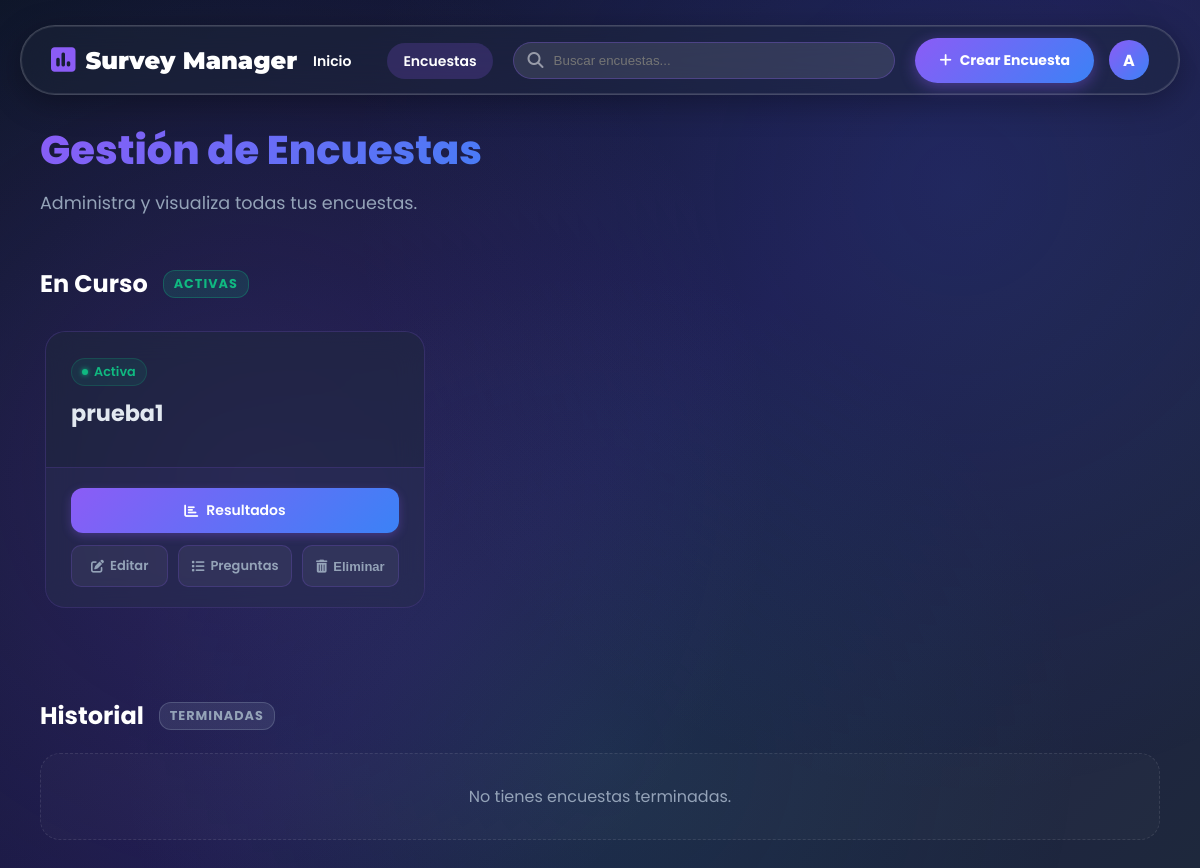
The page /lista_encuestas/ (signed in) on the database as committed earlier.
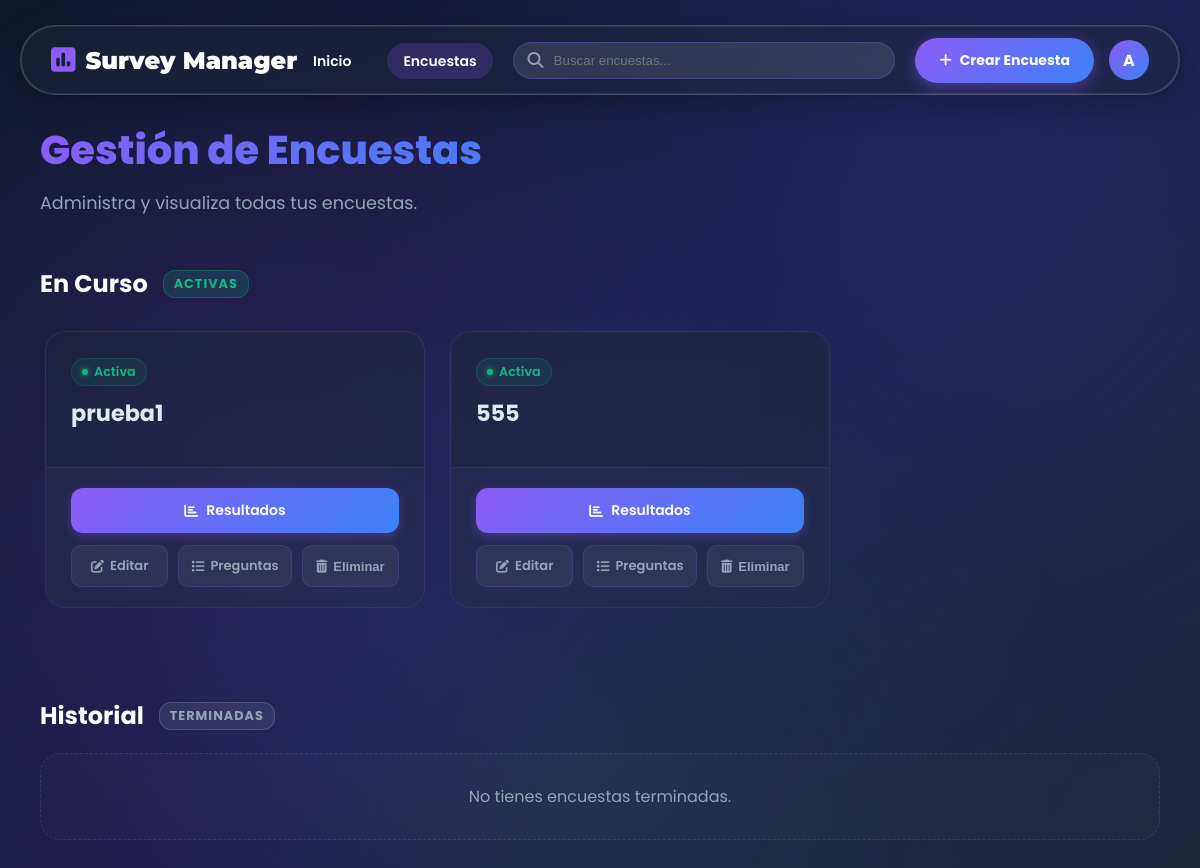
The same page on the database as committed later.
### core/models.py (models this page shows, shortened)
class Encuesta(models.Model):
    ESTADO = (
        ('ACTIVA', 'Activa'),
        ('TERMINADA', 'Terminada'),
        ('PROGRAMADA', 'Programada'), # Nuevo estado para encuestas futuras
    )
    estado = models.CharField(max_length=10, choices=ESTADO, default='ACTIVA')
    titulo = models.CharField(max_length=200)
    fecha_creacion = models.DateTimeField(default=timezone.now)
    fecha_inicio = models.DateTimeField(null=True, blank=True, help_text="Fecha y hora para activar la encuesta automáticamente.")
    fecha_fin = models.DateTimeField(null=True, blank=True, help_text="Fecha y hora para terminar la encuesta automáticamente.")
    descripcion = models.TextField(blank=True)

### core/views.py (the view)
# urls.py: path('lista_encuestas/', views.lista_encuestas, name='lista_encuestas'), # Muestra la lista de encuestas
@login_required
def lista_encuestas(request):
    encuestas = Encuesta.objects.filter(estado='ACTIVA')
    encuestas_terminadas = Encuesta.objects.filter(estado='TERMINADA')
    return render(request, 'listar/lista_encuestas.html', {
        'encuestas': encuestas,
        'encuestas_terminadas': encuestas_terminadas
    })

### core/templates/listar/lista_encuestas.html (shortened to what the changed rows need)
<!DOCTYPE html>
<html lang="es">
<head>
    {% load static %}
    <link rel="stylesheet" href="https://cdnjs.cloudflare.com/ajax/libs/font-awesome/6.4.0/css/all.min.css">
</head>
<body>
    <main class="main-content">
        <div class="page-header">
            <h1 class="page-title">Gestión de Encuestas</h1>
        </div>
        {% if not encuestas and not encuestas_terminadas %}
            <div class="empty-state">
                <div class="empty-icon"><i class="fas fa-clipboard-list"></i></div>
                <h3 class="empty-title">No hay encuestas disponibles</h3>
                <p class="empty-text">Parece que aún no has creado ninguna encuesta. ¡Empieza ahora!</p>
                <a href="{% url 'crear_encuesta' %}" class="btn-create"><i class="fas fa-plus"></i> Crear Nueva Encuesta</a>
            </div>
        {% else %}
            <div class="section-divider">
                <h2 class="section-title">En Curso</h2>
            </div>
            {% if encuestas %}
            <div class="carousel-container">
                <div class="carousel-wrapper">
                    <div class="survey-grid">
                        {% for encuesta in encuestas %}
                        <div class="survey-card">
                            <div class="card-header">
                                <div class="status-indicator status-active">
                                    <div class="dot"></div> Activa
                                </div>
                                <h3 class="card-title">{{ encuesta.titulo }}</h3>
                            </div>
                            <div class="card-footer">
                                <a href="{% url 'resultados' encuesta_id=encuesta.id %}" class="btn-results"><i class="fas fa-chart-bar"></i> Resultados</a>
                                <div class="card-actions">
                                    <a href="{% url 'editar_encuesta' encuesta_id=encuesta.id %}" class="btn-action-text"><i class="fas fa-edit"></i> Editar</a>
                                    <a href="{% url 'lista_preguntas' encuesta_id=encuesta.id %}" class="btn-action-text"><i class="fas fa-list"></i> Preguntas</a>
                                    <button class="btn-action-text delete delete-survey-btn" data-survey-id="{{ encuesta.id }}"><i class="fas fa-trash-alt"></i> Eliminar</button>
                                </div>
                            </div>
                        </div>
                        {% endfor %}
                    </div>
                </div>
            </div>
            {% else %}
                <div class="empty-mini">No hay encuestas activas en este momento.</div>
            {% endif %}
            <div class="section-divider" style="margin-top: 60px;">
                <h2 class="section-title">Historial</h2>
            </div>
        {% endif %}
    </main>
</body>
</html>

Rows that differ between the two databases and show on the page:
added Encuesta: titulo "555"
